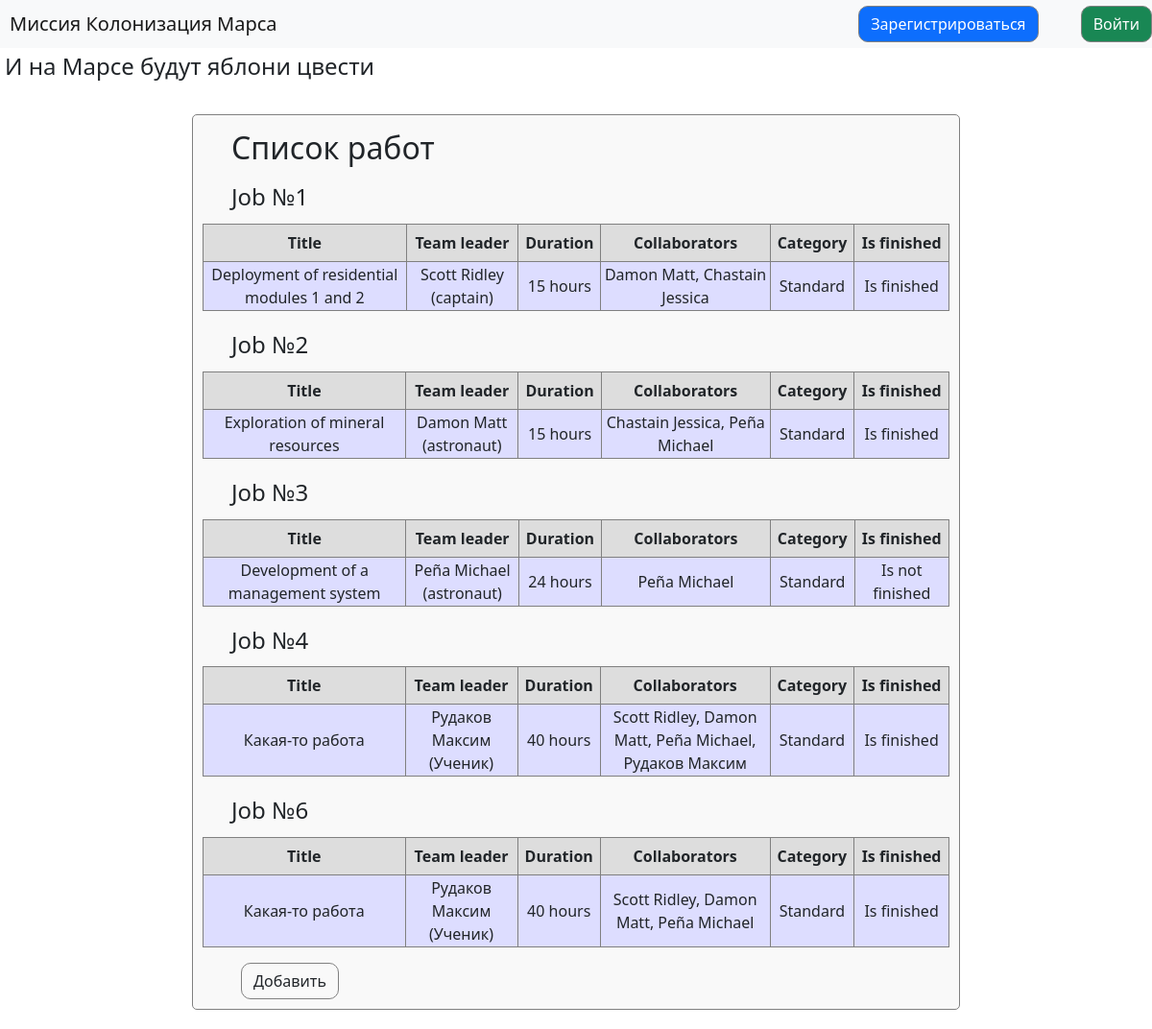
/index, run on the app's committed database.
### data/jobs.py (models this page shows, shortened)
class Jobs(SqlAlchemyBase, SerializerMixin):
    __tablename__ = 'jobs'
    id = Column(sqlalchemy.Integer, primary_key=True, autoincrement=True)
    team_leader = Column(sqlalchemy.Integer, sqlalchemy.ForeignKey("users.id"))
    job = Column(sqlalchemy.String)
    work_size = Column(sqlalchemy.Integer)
    collaborators = Column(sqlalchemy.String)
    category = Column(sqlalchemy.Integer, sqlalchemy.ForeignKey("categories.id"))
    start_date = Column(sqlalchemy.DateTime, default=datetime.now)
    end_date = Column(sqlalchemy.DateTime, default=lambda: datetime.now() + timedelta(days=1))
    is_finished = Column(sqlalchemy.Boolean, default=False)
    def values(self):
        session = create_session()
        leader = session.query(User).filter(User.id == self.team_leader)[0]
        leader = leader.surname + ' ' + leader.name + ' (' + leader.position + ')'
        work_size = str(self.work_size) + [' hours', ' hour'][self.work_size == 1]
        collaborators = []
        for collaborator in self.collaborators.split(','):
            collaborators.append(session.query(User).filter(User.id == collaborator).first().fio())
        category = session.query(Category).filter(Category.id == self.category).first().name
        is_finished = ["Is not finished", "Is finished"][self.is_finished]
        return [self, self.job, leader, work_size, ', '.join(map(str, collaborators)), category, is_finished]

### data/categories.py (models this page shows, shortened)
class Category(SqlAlchemyBase, SerializerMixin):
    __tablename__ = 'categories'
    id = Column(sqlalchemy.Integer, primary_key=True, autoincrement=True)
    name = Column(sqlalchemy.String, unique=True)

### main.py (the view)
@app.route('/')
@app.route('/index')
def jobs_list():
    session = create_session()
    titles = ['Title', 'Team leader', 'Duration', 'Collaborators', 'Category', 'Is finished']
    jobs = [job.values() for job in session.query(Jobs).all()]
    sizes = [220, 120, 80, 180, 80, 100]
    return render_template('jobs.html', title='Список работ',
                           column_sizes=sizes, titles=titles, list=jobs, current_user=current_user)

### data/db_session.py (called while the page is built)
def create_session() -> Session:
    global __factory
    return __factory()

### data/users.py (called while the page is built)
    def fio(self):
        return self.surname + ' ' + self.name

### templates/jobs.html (shortened to what this page needs)
{% extends "base.html" %}
{% block content %}
<form class="list">
    <h2>Список работ</h2>
    {% for item in list %}
    <div>
        <h4>Job №{{ item[0].id }}
        </h4>
        <table>
            <tr>
                {% for title in titles %}
                    <th width="{{ column_sizes[ loop.index0 ] }}"> {{ title }} </th>
                {% endfor %}
            </tr>
            <tr>
                {% for value in item[1:] %}
                    <td width="{{ column_sizes[ loop.index0 ] }}"> {{ value }} </td>
                {% endfor %}
            </tr>
        </table>
    </div>
    {% endfor %}
    <a class="btn" href="/add_job">Добавить</a>
</form>
{% endblock %}

### static/css/style.css (style rules this page uses)
form { margin-top: 30px; margin-bottom: 20px; margin-left: auto; margin-right: auto; border: 1px solid gray; border-radius: 5px; padding: 10px; }
form.list { min-width: 400px; max-width: 800px; background-color: #f9f9f9; text-indent: 25px; }
a { text-decoration: none; white-space: nowrap; cursor: pointer; color: #050505; }
h2 { padding: 5px; }
h4 { padding: 5px; }
.btn { margin-left: 40px; border: 1px solid gray; border-radius: 10px; text-indent: 0px; }
table { margin-left: auto; margin-right: auto; border: 1px solid gray; width: auto; }
th { border: 1px solid gray; background-color: #dddddd; padding: 7px; border-left: 25px; text-align: center; }
td { text-align: center; border: 1px solid gray; background-color: #ddddff; max-width: 300px; }

### data on the page
Jobs: id "1", {{ column_sizes[ loop.index0 ] }} 220 (drawn), titles "Title" "Team leader" "Duration" "Collaborators" "Category" "Is finished", {{ column_sizes[ loop.index0 ] }} 120 (drawn), {{ column_sizes[ loop.index0 ] }} 80 (drawn), {{ column_sizes[ loop.index0 ] }} 180 (drawn), {{ column_sizes[ loop.index0 ] }} 100 (drawn), job "Deployment of residential modules 1 and 2", value "Scott Ridley (captain)" "15 hours" "Damon Matt, Chastain Jessica" "Is finished"
Category: {{ column_sizes[ loop.index0 ] }} 80 (drawn), name "Standard"
Jobs: id "2", {{ column_sizes[ loop.index0 ] }} 220 (drawn), titles "Title" "Team leader" "Duration" "Collaborators" "Category" "Is finished", {{ column_sizes[ loop.index0 ] }} 120 (drawn), {{ column_sizes[ loop.index0 ] }} 80 (drawn), {{ column_sizes[ loop.index0 ] }} 180 (drawn), {{ column_sizes[ loop.index0 ] }} 100 (drawn), job "Exploration of mineral resources", value "Damon Matt (astronaut)" "15 hours" "Chastain Jessica, Peña Michael" "Is finished"
Jobs: id "3", {{ column_sizes[ loop.index0 ] }} 220 (drawn), titles "Title" "Team leader" "Duration" "Collaborators" "Category" "Is finished", {{ column_sizes[ loop.index0 ] }} 120 (drawn), {{ column_sizes[ loop.index0 ] }} 80 (drawn), {{ column_sizes[ loop.index0 ] }} 180 (drawn), {{ column_sizes[ loop.index0 ] }} 100 (drawn), job "Development of a management system", value "Peña Michael (astronaut)" "24 hours" "Peña Michael" "Is not finished"
Jobs: id "4", {{ column_sizes[ loop.index0 ] }} 220 (drawn), titles "Title" "Team leader" "Duration" "Collaborators" "Category" "Is finished", {{ column_sizes[ loop.index0 ] }} 120 (drawn), {{ column_sizes[ loop.index0 ] }} 80 (drawn), {{ column_sizes[ loop.index0 ] }} 180 (drawn), {{ column_sizes[ loop.index0 ] }} 100 (drawn), job "Какая-то работа", value "Рудаков Максим (Ученик)" "40 hours" "Scott Ridley, Damon Matt, Peña Michael, Рудаков Максим" "Is finished"
Jobs: id "6", {{ column_sizes[ loop.index0 ] }} 220 (drawn), titles "Title" "Team leader" "Duration" "Collaborators" "Category" "Is finished", {{ column_sizes[ loop.index0 ] }} 120 (drawn), {{ column_sizes[ loop.index0 ] }} 80 (drawn), {{ column_sizes[ loop.index0 ] }} 180 (drawn), {{ column_sizes[ loop.index0 ] }} 100 (drawn), job "Какая-то работа", value "Рудаков Максим (Ученик)" "40 hours" "Scott Ridley, Damon Matt, Peña Michael" "Is finished"
